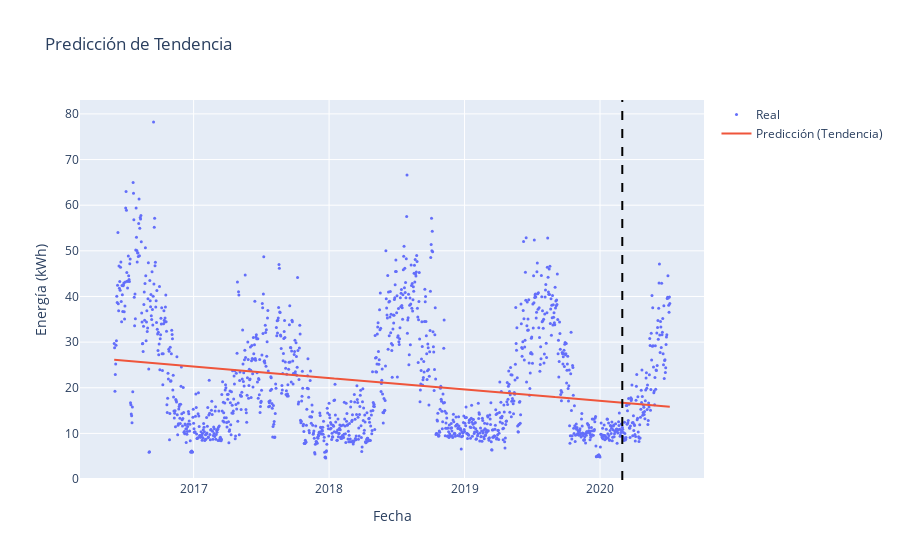

The notebook cell saved with this chart:
### Code cell
# 0. dividir el dataset en train y test

train_df = df[df['date'] <= '2020-02-29']
test_df = df[df['date'] >= '2020-03-01']

X_train = train_df[['date']]
y_train = train_df['Energy_kWh']

X_test = test_df[['date']]
y_test = test_df['Energy_kWh']

X_all = df[['date']]
y_all = df['Energy_kWh']

# 1. Pipeline:
def date_to_ordinal(X):
    return X.astype('int64').to_numpy().reshape(-1, 1) // 10**9

Pipeline_trend = Pipeline([
    ('date_to_ordinal', FunctionTransformer(date_to_ordinal, validate=False)),
    ('linear_model', LinearRegression())
])

# 2. Entrenamiento y predicción
Pipeline_trend.fit(X_train, y_train)
y_pred_all = Pipeline_trend.predict(X_all)

# MAE
mae_train = mean_absolute_error(y_train, Pipeline_trend.predict(X_train))
mae_test = mean_absolute_error(test_df['Energy_kWh'], Pipeline_trend.predict(test_df['date']))
print(f'MAE en entrenamiento: {mae_train:.2f} kWh')
print(f'MAE en test: {mae_test:.2f} kWh')

# Graficar predicciones

split_date = pd.to_datetime('2020-03-01')
fig = go.Figure()
fig.add_trace(go.Scatter(x=df['date'], y=y_all, mode='markers', name='Real', marker=dict(size=3)))
fig.add_trace(go.Scatter(x=df['date'], y=y_pred_all, mode='lines', name='Predicción (Tendencia)'))
fig.add_vline(x=split_date, line_dash="dash", line_color="black")
fig.update_layout(title='Predicción de Tendencia', xaxis_title='Fecha', yaxis_title='Energía (kWh)')

### Figure 1 — Plotly figure (JSON) as saved in the notebook; plotly's stock layout.template omitted (floating-point values rounded to 4 significant figures; data arrays with more than 128 entries replaced by an {"elided": "..."} marker saying what was removed)
{"data": [{"marker": {"size": 3}, "mode": "markers", "name": "Real", "type": "scatter", "x": {"elided": "1498 str values"}, "y": {"elided": "1498 float values"}}, {"mode": "lines", "name": "Predicción (Tendencia)", "type": "scatter", "x": {"elided": "1498 str values"}, "y": {"elided": "1498 float values"}}], "layout": {"shapes": [{"line": {"color": "black", "dash": "dash"}, "type": "line", "x0": "2020-03-01T00:00:00", "x1": "2020-03-01T00:00:00", "xref": "x", "y0": 0, "y1": 1, "yref": "y domain"}], "title": {"text": "Predicción de Tendencia"}, "xaxis": {"title": {"text": "Fecha"}}, "yaxis": {"title": {"text": "Energía (kWh)"}}}}
